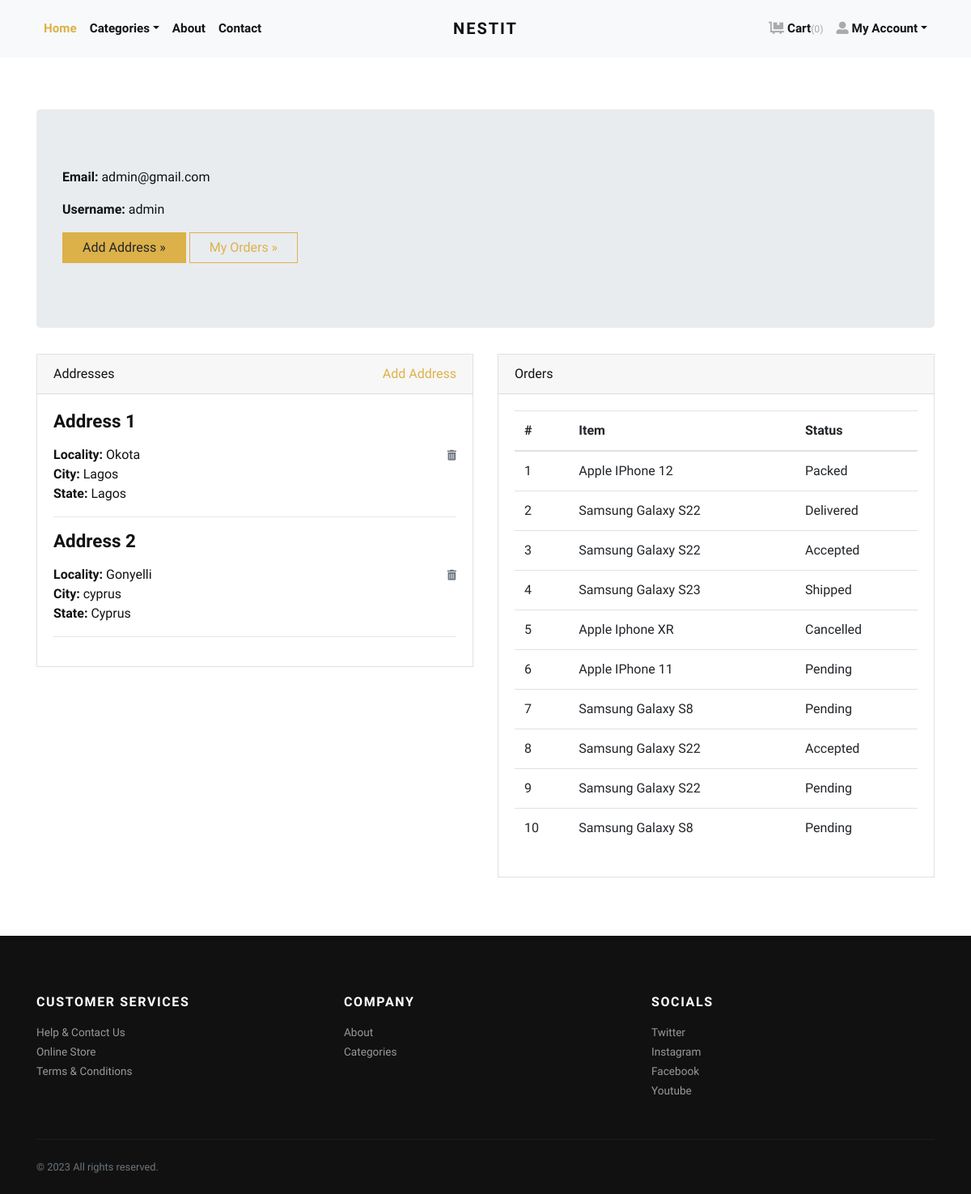
/accounts/profile/ (signed in), run on the app's committed database.
### store/models.py (models this page shows, shortened)
class Address(models.Model):
    user = models.ForeignKey(User, verbose_name="User", on_delete=models.CASCADE)
    locality = models.CharField(max_length=200, verbose_name="Nearest Location")
    city = models.CharField(max_length=200, verbose_name="City")
    state = models.CharField(max_length=200, verbose_name="State")

class Order(models.Model):
    user = models.ForeignKey(User, verbose_name="User", on_delete=models.CASCADE)
    address = models.ForeignKey(Address, verbose_name="Shipping Address", on_delete=models.CASCADE)
    product = models.ForeignKey(Product, verbose_name="Product", on_delete=models.CASCADE)
    quantity = models.PositiveIntegerField(verbose_name="Quantity")
    ordered_date = models.DateTimeField(auto_now_add=True, verbose_name="Ordered Date")
    status = models.CharField(
        choices=STATUS_CHOICES,
        max_length=100,
        default="Pending"
        )

class Product(models.Model):
    title = models.CharField(max_length=200, verbose_name="Product Title")
    slug = models.SlugField(max_length=155, verbose_name="Product Slug")
    sku = models.CharField(max_length=155, unique=True, verbose_name="Unique Product ID (SKU)")
    short_description = models.TextField(verbose_name="Short Description")
    detail_description = models.TextField(blank=True, null=True, verbose_name="Detail Description")
    product_image = models.ImageField(upload_to='product', blank=True, null=True, verbose_name="Product Image")
    price = models.DecimalField(max_digits=8, decimal_places=2)
    category = models.ForeignKey(Category, verbose_name="Product Categoy", on_delete=models.CASCADE)
    is_active = models.BooleanField(verbose_name="Is Active?")
    is_featured = models.BooleanField(verbose_name="Is Featured?")
    created_at = models.DateTimeField(auto_now_add=True, verbose_name="Created Date")
    updated_at = models.DateTimeField(auto_now=True, verbose_name="Updated Date")
    class Meta:
        verbose_name_plural = 'Products'
        ordering = ('-created_at', )

### store/views.py (the view)
# urls.py: path('accounts/profile/', views.profile, name="profile"),
@login_required
def profile(request):
    addresses = Address.objects.filter(user=request.user)
    orders = Order.objects.filter(user=request.user)
    return render(request, 'account/profile.html', {'addresses':addresses, 'orders':orders})

### store/context_preprocessors.py (called while the page is built)
def store_menu(request):
    categories = Category.objects.filter(is_active=True)
    context = {
        'categories_menu': categories,
    }
    return context

def cart_menu(request):
    if request.user.is_authenticated:
        cart_items= Cart.objects.filter(user=request.user)
        context = {
            'cart_items': cart_items,
        }
    else:
        context = {}
    return context

### templates/account/profile.html (shortened to what this page needs)
{% extends 'layout.html' %}
{% load static %}
    {% block content %}
      <div class="container py-5">
        <div class="jumbotron">
          <p><strong>Email:</strong> {{request.user.email}}</p>
          <p><strong>Username:</strong> {{request.user.username}}</p>
          <p><a class="btn btn-primary btn-large" href="{% url 'store:add-address' %}">Add Address »</a> <a class="btn btn-outline-primary btn-large" href="#">My Orders »</a></p>
        </div>
        <div class="row">
          <div class="col-lg-6">
            <div class="card mb-4" id="headings">
              <div class="card-header">Addresses <span class="float-right"><a href="{% url 'store:add-address' %}">Add Address</a></span></div>
              <div class="card-body">
                {% if addresses %}
                    {% for address in addresses %}
                        <h4 class="mb-3">Address {{forloop.counter}}</h4>
                        <span class="float-right"><a href="{% url 'store:remove-address' address.id %}"><i class="fas fa-trash-alt small text-muted"></i></a></span>
                        <p>
                            <strong>Locality: </strong>{{address.locality}} <br>
                            <strong>City: </strong>{{address.city}} <br>
                            <strong>State: </strong>{{address.state}} <br>
                        </p>
                        <hr>
                    {% endfor %}
                {% else %}
                <div class="text-danger">
                  Address not Added.
                </div>
                {% endif %}
              </div>
            </div>
          </div>
          <div class="col-lg-6">
            <div class="card mb-4" id="tables">
              <div class="card-header">Orders</div>
              <div class="card-body">
                <table class="table table-hover">
                  <thead>
                    <tr>
                      <th>#</th>
                      <th>Item</th>
                      <th>Status</th>
                    </tr>
                  </thead>
                  <tbody>
                    {% if orders %}
                      {% for order in orders %}
                        <tr>
                          <td>{{forloop.counter}}</td>
                          <td>{{order.product.title}}</td>
                          <td>
                            {{order.status}}
                          </td>
                        </tr>
                      {% endfor %}
                    {% else %}
                    <tr>
                      <td class="text-danger" colspan="3">You've not Ordered anything yet.</td>
                    </tr>
                    {% endif %}
                  </tbody>
                </table>
              </div>
            </div>
          </div>
        </div>
      </div>
{% endblock content %}

### phonestore/static/css/style.default.css (style rules this page uses)
strong { font-weight: 700; }
.btn { font-weight: 400; border: 1px solid transparent; font-family: inherit; padding: 0.375rem 1.5rem; font-size: 1rem; line-height: 1.5; border-radius: 0; transition: color 0.15s ease-in-out, background-color 0.15s ease-in-out, border-color 0.15s ease-in-out, box-shadow 0.15s ease-in-out; }
.btn-primary { color: #212529; background-color: #dcb14a; border-color: #dcb14a; }
.btn-outline-primary { color: #dcb14a; background-color: transparent; background-image: none; border-color: #dcb14a; }
body { font-family: "Libre Franklin", sans-serif; font-size: 1rem; font-weight: 400; line-height: 1.5; color: #111111; background-color: #fff; }
a { color: #dcb14a; text-decoration: none; }
h1, h2, h3, h4, h5, h6, .h1, .h2, .h3, .h4, .h5, .h6 { margin-bottom: 0.5rem; font-family: inherit; font-weight: 900; line-height: 1.2; color: inherit; }
h4, .h4 { font-size: 1.4rem; }
hr { border-top: 1px solid rgba(17, 17, 17, 0.1); }
small, .small { font-size: 80%; font-weight: 400; }
.card { background-color: #fff; border: 1px solid rgba(17, 17, 17, 0.125); border-radius: 0; }
.card-body { padding: 1.25rem; }
.card-header { padding: 0.75rem 1.25rem; background-color: rgba(17, 17, 17, 0.03); border-bottom: 1px solid rgba(17, 17, 17, 0.125); }
.card-header:first-child { border-radius: calc(0 - 1px) calc(0 - 1px) 0 0; }

### data on the page
Address: locality "Okota", city "Lagos", state "Lagos"
Address: locality "Gonyelli", city "cyprus", state "Cyprus"
Order: product "Apple IPhone 12", status "Packed"
Order: product "Samsung Galaxy S22", status "Delivered"
Order: product "Samsung Galaxy S22", status "Accepted"
Order: product "Samsung Galaxy S23", status "Shipped"
Order: product "Apple Iphone XR", status "Cancelled"
Order: product "Apple IPhone 11", status "Pending"
Order: product "Samsung Galaxy S8", status "Pending"
Order: product "Samsung Galaxy S22", status "Accepted"
Order: product "Samsung Galaxy S22", status "Pending"
Order: product "Samsung Galaxy S8", status "Pending"

### other printed values
{{ cart_items.count }} "0"
{{ request.user.email }} "admin@gmail.com"
{{ request.user.username }} "admin"
